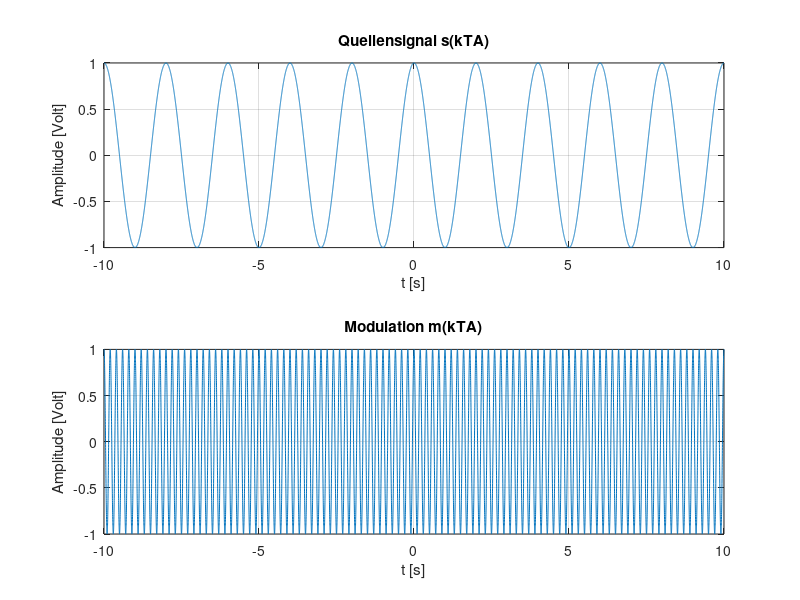
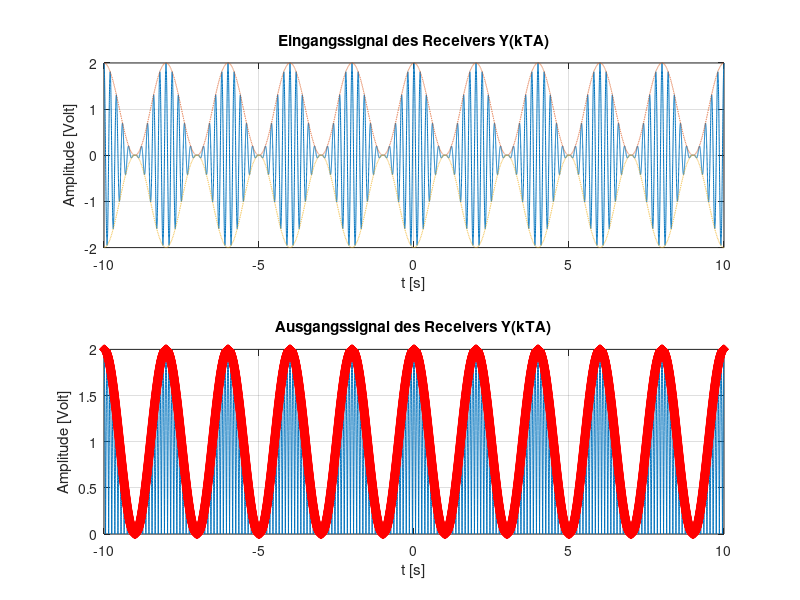
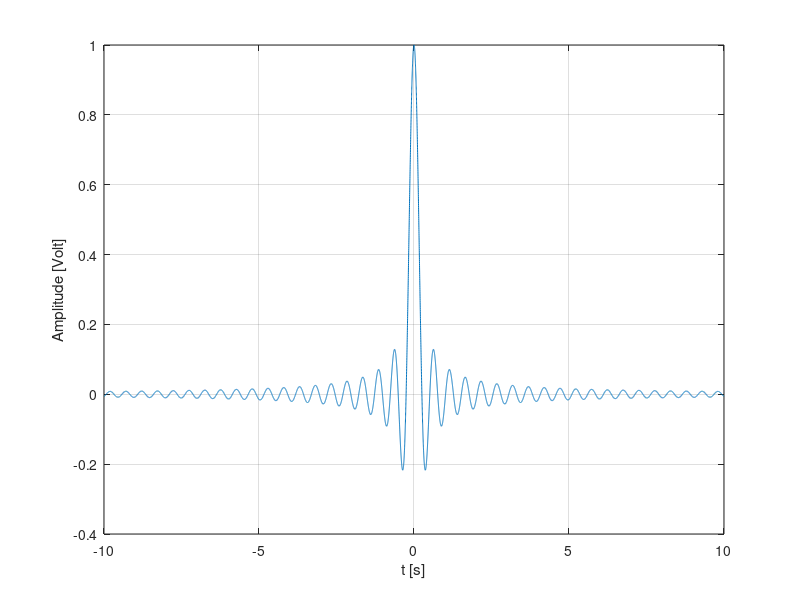
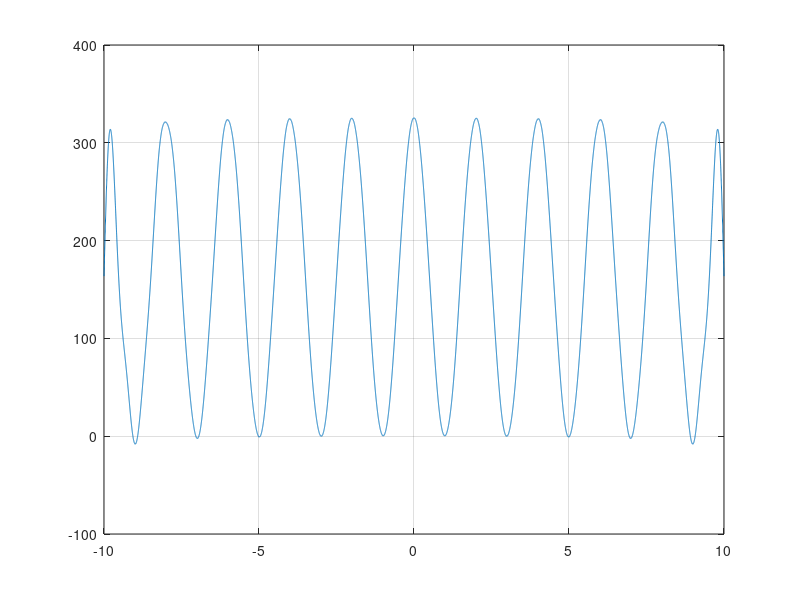

The MATLAB source for these figures, in order:
%% Parameter definition
clear all;
close all;

m=1;
Fs = 1000;
k = -10:1/Fs:10;    %Vektor k

w_s = 2*pi*10;  %Hz cut-off frequency in Hz
w_c = 2*pi*1e2;    % träger-Frequenz in Hz
T_a = (2*pi/w_s)/2;    %Abtastperiode in sec
A_1 = 1;  %Amplitude des Trägers in V
phi = 0;    %Phase des trägers

s_kTa = cos(w_s.*k*T_a);    %Quellensignal s(t)=cos(w_s*t)
m_kTa = A_1*cos(w_c.*k*T_a + phi);  %Trägersignal der das Quellensignal zu hohen Frequenzen trägt m(t) = A*cos(w_c*t + phi)
X_kTa = (1+m*s_kTa).*m_kTa;    %moduliertes Signal x_(t) durch ein einfacher idealer modulator
Y_kTa = X_kTa;      %y_am(t) = x_am(t), weil n(t)=0. Keine additive Rauschen
Z_avd = abs(Y_kTa);     %z_avd(t) = |y_am(t)|
f_high = w_s;
f_low = -w_s;
[B,A]=butter(1, f_high/Fs,"low");   %compute of the lowpass filter with N=1 and Wn=0.25
figure
freqz(B, A, [],w_s/2*pi)    %Dartsellung des Frequenzgangs des Tiefpassfilters
h_kTa = sinc(2*pi*12.5*k*T_a);      %Compute the lowpass filter h(kTa) with Grenzfrequenz 25Hz

subplot(2,1,1)
plot(k, s_kTa);
xlabel('t [s]')
ylabel('Amplitude [Volt]')
title('Quellensignal s(kTA)')
grid on
subplot(2,1,2)
plot(k, m_kTa);
xlabel('t [s]')
ylabel('Amplitude [Volt]')
title('Modulation m(kTA)')
grid on

figure
subplot(2,1,1)
plot(k, Y_kTa);
xlabel('t [s]')
ylabel('Amplitude [Volt]')
hold on
plot(k, abs(A_1*(1+m*s_kTa)),'--');
plot(k, -abs(A_1*(1+m*s_kTa)),'--');
title('Eingangssignal des Receivers Y(kTA)')
grid on
hold off
subplot(2,1,2)
plot(k, Z_avd);
xlabel('t [s]')
ylabel('Amplitude [Volt]')
hold on
plot(k, abs(A_1*(1+m*s_kTa)),':diamondr');
title('Ausgangssignal des Receivers Y(kTA)')
grid on
hold off

figure
plot(k, h_kTa)
grid on
xlabel('t [s]')
ylabel('Amplitude [Volt]')
%ylim([-50,50])
g_kTa = conv(Z_avd, h_kTa, 'same');     %Berechnug der Faltung zur emittlung von g(kTa)
figure
plot(k, g_kTa)
grid on

%%  2.    Bandlimites Signal
clear all;
close all;

m=1;
Fs = 100;
k = -10:1/Fs:10;    %Vektor k

w_sf = 2*pi*1;   %cut-off frequency in Hz
w_0 = 2*pi*2;    % signal frequencs in Hz
w_c1 = 2*pi*5;  % trägerfrequenz in Hz
A_1 = 1;  % Amplitude in Volt
a = 0.75;   % constant
T_a1 = (2*pi/w_sf)/2;    %Abtastperiode in s
phi_1 = 0;    %Phase des trägers
m_kTa1 = A_1*cos(w_c1.*k*T_a1 + phi_1);  %Trägersignal der das Quellensignal zu hohen Frequenzen trägt m(t) = A*cos(w_c*t + phi)

% Generierung des Bandbegrenztes Signal Sr(t) im Zeitbereich
Sr_kTa = (((w_sf+w_0/2)/pi)*sinc((w_sf+w_0/2).*k*T_a1)) - ...
    ((a*(w_sf-w_0/2)/pi)*sinc((w_sf-w_0/2).*k*T_a1)) - ...
    (w_sf*(1-a)/pi)*sinc(w_sf.*k*T_a1).*sinc((w_0.*k*T_a1)/2);
X_kTa = (1+m*Sr_kTa).*m_kTa1;    %moduliertes Signal x_(t) durch ein einfacher idealer modulator
Y_kTa = X_kTa;      %y_am(t) = x_am(t), weil n(t)=0. Keine additive Rauschen
Z_avd = abs(Y_kTa);     %z_avd(t) = |y_am(t)|
f_high = w_sf;
f_low = -w_sf;
[B,A]=butter(1, f_high/Fs,"low");   %compute of the lowpass filter with N=1 and Wn=0.25
figure
freqz(B, A, [],w_sf/2*pi)    %Dartsellung des Frequenzgangs des Tiefpassfilters
h_kTa = sinc(2*pi*12.5*k);     %Compute the lowpass filter h(kTa) with Grenzfrequenz 25Hz

subplot(2,1,1)
plot(k, Sr_kTa)
xlabel('t [s]')
ylabel('Amplitude [Volt]')
title('Quellensignal sr(kTA)')
grid on
subplot(2,1,2)
plot(k, m_kTa1);
xlabel('t [s]')
ylabel('Amplitude [Volt]')
title('Modulation m(kTA)')
grid on

figure
subplot(2,1,1)
plot(k, Y_kTa);
xlabel('t [s]')
ylabel('Amplitude [Volt]')
hold on
plot(k, abs(A_1*(1+m*Sr_kTa)),'--');
plot(k, -abs(A_1*(1+m*Sr_kTa)),'--');
title('Eingangssignal des Receivers Y(kTA)')
grid on
hold off
subplot(2,1,2)
plot(k, Z_avd);
xlabel('t [s]')
ylabel('Amplitude [Volt]')
hold on
plot(k, abs(A_1*(1+m*Sr_kTa)),':diamondr');
title('Ausgangssignal des Receivers Y(kTA)')
grid on
hold off

figure
plot(k, h_kTa)
grid on
xlabel('t [s]')
ylabel('Amplitude [Volt]')
%ylim([-50,50])
g_kTa = conv(Z_avd, h_kTa, 'same');     %Berechnug der Faltung zur emittlung von g(kTa)
figure
plot(k, g_kTa)
xlabel('t [s]')
ylabel('Amplitude [Volt]')
title('lowpass output g(kTa)')
grid on
